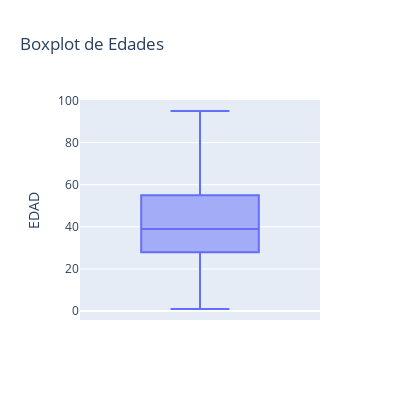

Notebook source saved alongside this figure:
### Markdown cell above
##### Boxplot

### Code cell
# Creamos un grafo Boxplot
fig = px.box(df_homicidios, y="EDAD", title='Boxplot de Edades')
# Configuramos el tamano
fig.update_layout(
    autosize=False,
    width=400,
    height=400,
    title='Boxplot de Edades'
)
fig.show()

### Figure 1 — Plotly figure (JSON) as saved in the notebook; plotly's stock layout.template omitted (floating-point values rounded to 4 significant figures; data arrays with more than 128 entries replaced by an {"elided": "..."} marker saying what was removed)
{"data": [{"alignmentgroup": "True", "hovertemplate": "EDAD=%{y}<extra></extra>", "legendgroup": "", "marker": {"color": "#636efa"}, "name": "", "notched": false, "offsetgroup": "", "orientation": "v", "showlegend": false, "type": "box", "x0": " ", "xaxis": "x", "y": {"elided": "715 int values"}, "y0": " ", "yaxis": "y"}], "layout": {"autosize": false, "boxmode": "group", "height": 400, "legend": {"tracegroupgap": 0}, "title": {"text": "Boxplot de Edades"}, "width": 400, "xaxis": {"anchor": "y", "domain": [0, 1]}, "yaxis": {"anchor": "x", "domain": [0, 1], "title": {"text": "EDAD"}}}}
